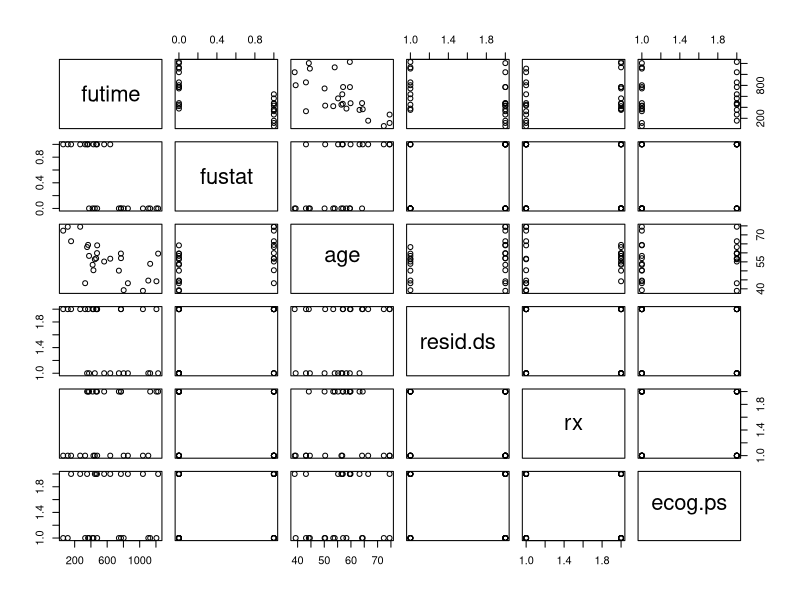
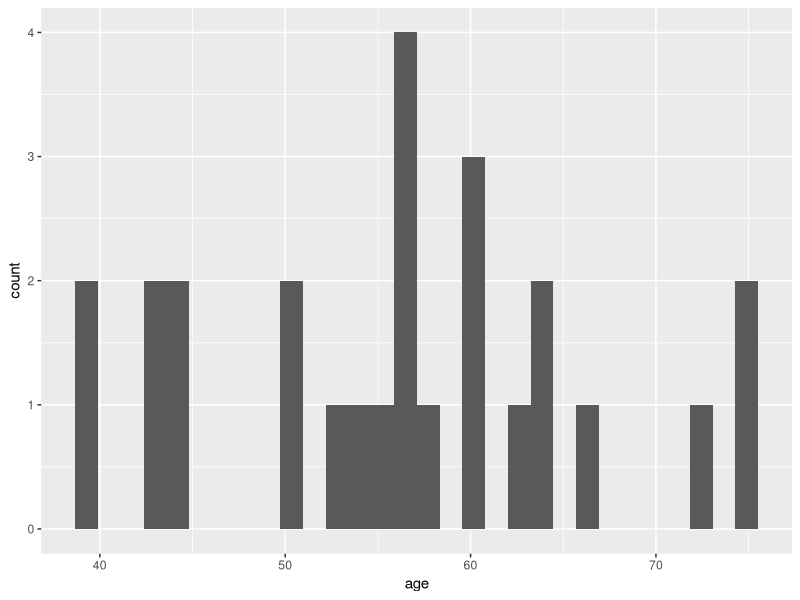
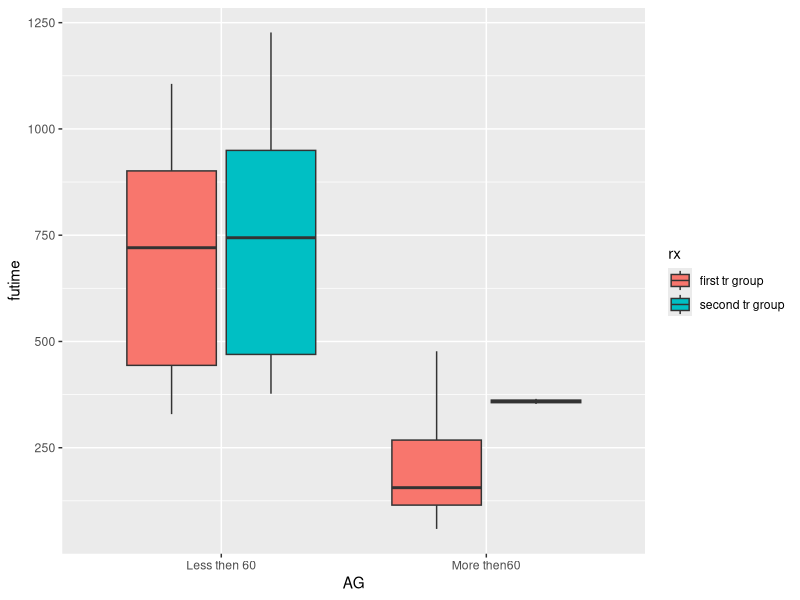
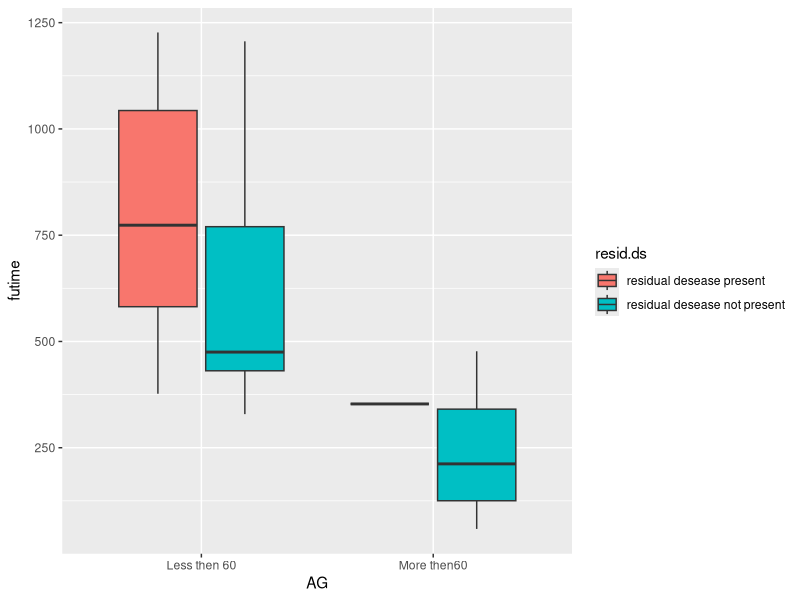
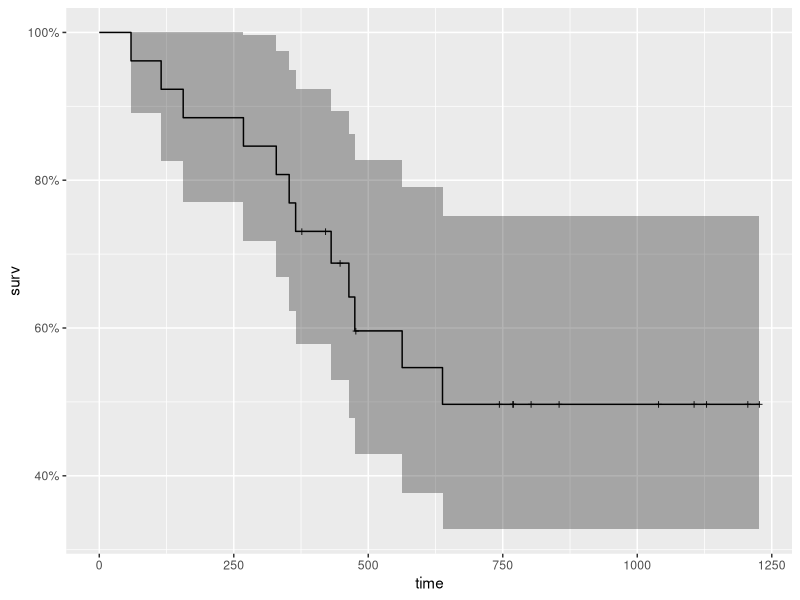
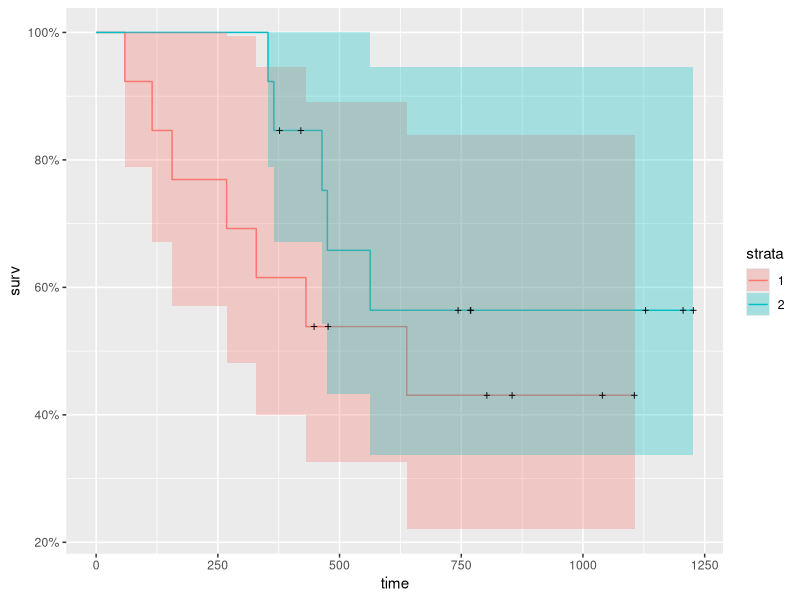
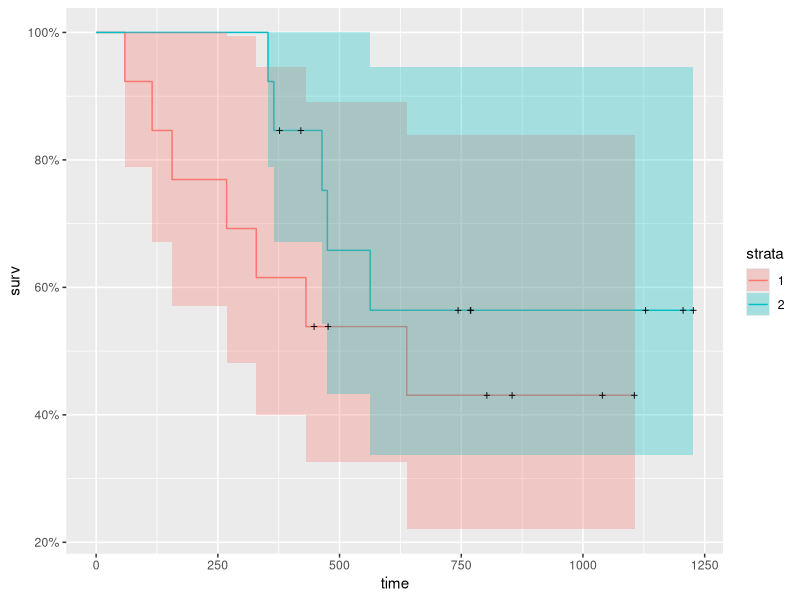
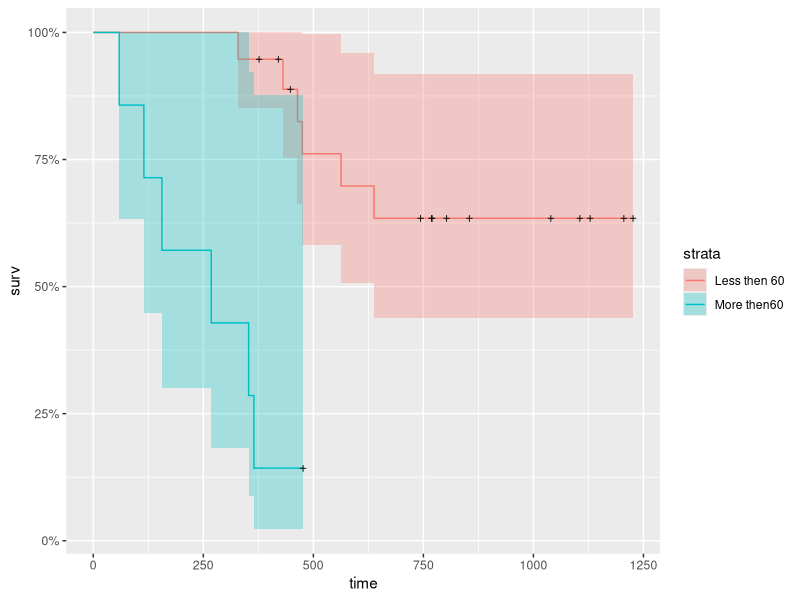

These charts were generated, in order, by the following R code:
## ---- chunk 1
knitr::opts_chunk$set(echo = TRUE, message = FALSE)
options(warn=-1) # to prevent visualizing warnings in the report
ifelse("survival" %in% rownames(installed.packages()), NA, install.packages("survival"))
ifelse("survminer" %in% rownames(installed.packages()), NA, install.packages("survminer"))
ifelse("ranger" %in% rownames(installed.packages()), NA, install.packages("ranger"))
ifelse("ggplot2" %in% rownames(installed.packages()), NA, install.packages("ggplot2"))
ifelse("dplyr" %in% rownames(installed.packages()), NA, install.packages("dplyr"))
ifelse("ggfortify" %in% rownames(installed.packages()), NA, install.packages("ggfortify"))
ifelse("coin" %in% rownames(installed.packages()), NA, install.packages("coin"))

# ifelse("car" %in% rownames(installed.packages()), NA, install.packages("car"))
## ---- chunk 2
library(survival)
library(survminer)
library(ranger)
library(ggplot2)
library(dplyr)
library(ggfortify)
library(coin)
## ---- chunk 3
ovarian
str(ovarian)
plot(ovarian)
## ---- chunk 4
bp1 <- ggplot(ovarian, aes(x=age)) +
  geom_histogram()
bp1

mean(ovarian$age)
median(ovarian$age)
## ---- chunk 5
ovar <- mutate(ovarian, AG = ifelse((age < 60), "Less then 60", "More then60"),
               AG = factor(AG),
               resid.ds = factor(resid.ds,labels=c("residual desease present","residual desease not present")),
               rx = factor(rx,labels=c("first tr group","second tr group")))
## ---- chunk 6
bp2<-ggplot(ovar, aes(x=AG, y=futime, fill=rx)) +
  geom_boxplot()
bp2
## ---- chunk 7
bp3<-ggplot(ovar, aes(x=AG, y=futime, fill=resid.ds)) +
  geom_boxplot()
bp3
## ---- chunk 8
km_fit <- survfit(Surv(futime, fustat) ~ 1, data=ovarian)
summary(km_fit, times = c(1,30,60,90*(1:10)))

autoplot(km_fit)
## ---- chunk 9
km_rx_fit <- survfit(Surv(futime, fustat) ~ rx, data=ovarian)
autoplot(km_rx_fit)
## ---- chunk 10
km_rx_fit <- survfit(Surv(futime, fustat) ~ rx, data=ovarian)
autoplot(km_rx_fit)
## ---- chunk 11
km_AG_fit <- survfit(Surv(futime, fustat) ~ AG, data=ovar)
autoplot(km_AG_fit)
## ---- chunk 12
ovar_two_factors_rx <- ovar
ovar_two_factors_rx$hyb_fact <- paste(ovar_two_factors_rx$AG, ovar_two_factors_rx$rx)
km_AG_fit_rx <- survfit(Surv(futime, fustat) ~ hyb_fact, data=ovar_two_factors_rx)
autoplot(km_AG_fit_rx)
## ---- chunk 13
logrank_test(Surv(futime, fustat) ~ AG, data = ovar)
## ---- chunk 14
logrank_test(Surv(futime, fustat) ~ resid.ds, data = ovar)
## ---- chunk 15
ovar_two_factors_rx$hyb_fact <- as.factor(ovar_two_factors_rx$hyb_fact)

logrank_test(Surv(futime, fustat) ~ hyb_fact, data = ovar_two_factors_rx)
## ---- chunk 16
cox <- coxph(Surv(futime, fustat) ~ ecog.ps + rx + age + resid.ds , data = ovar)
summary(cox)

cox_fit <- survfit(cox)
autoplot(cox_fit)

aa_fit <- aareg(Surv(futime, fustat) ~ ecog.ps + rx + age + resid.ds, data = ovar)
autoplot(aa_fit)
## ---- chunk 17
fit.coxph <- coxph(Surv(futime, fustat) ~ ecog.ps + rx + age + resid.ds, data = ovar)
ggforest(fit.coxph, data = ovar)
